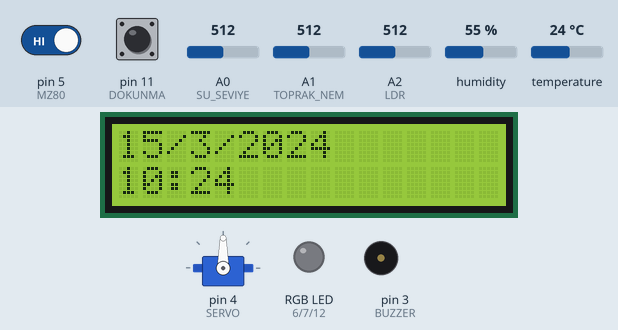
The sketch below on a simulated Arduino Uno, built with avr-gcc and run on an emulated ATmega328P. Shown: 16×2 character LCD, servo, an RGB LED mixed from three pins (HIGH = lit), buzzer (waves = sounding, pin HIGH). The inputs (shaded band) are chosen by the test bench; at power-on: pin 11 (DOKUNMA) LOW, pin 5 (MZ80) HIGH, A0 (SU_SEVIYE) = 512, A1 (TOPRAK_NEM) = 512, A2 (LDR) = 512, humidity 55 %, temperature 24 °C. The local clock reads 2024-03-15 10:24:30 at power-on unless the sketch sets it; what the sketch prints to the serial monitor is not drawn.

Above: at 1.2 s.
1.3 s: pin 11 (DOKUNMA) pulled HIGH for 3 s
At 8.0 s:
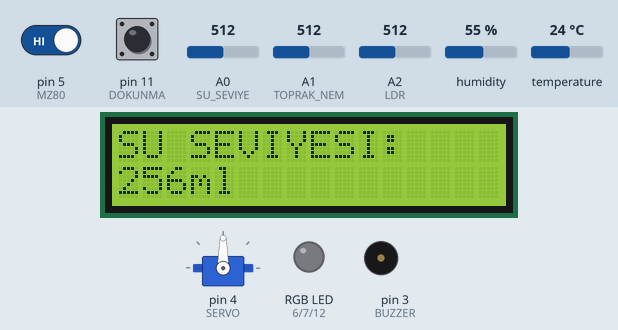
12.2 s: pin 5 (MZ80) driven LOW
At 18.2 s:
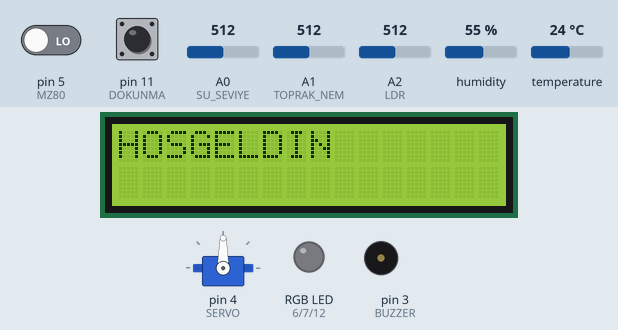
20.8 s: A0 (SU_SEVIYE) set to 716
29.4 s: A0 (SU_SEVIYE) set to 992
38.0 s: pin 5 (MZ80) driven HIGH
At 44.3 s:
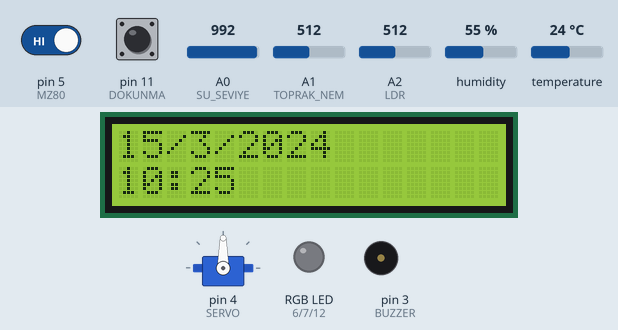
46.6 s: pin 11 (DOKUNMA) pulled HIGH for 3 s
At 54.0 s:
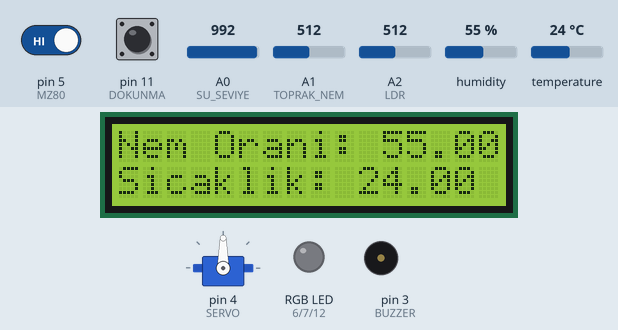
Timing chart, 0 to 55.5 s (numbered marks = the images above; inputs shaded):
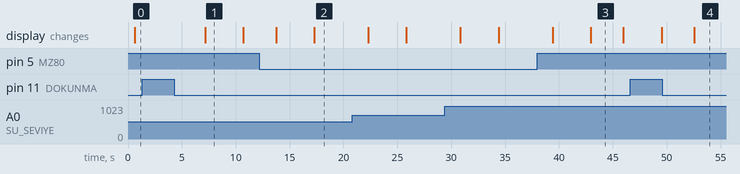

Measured:
- after the input at 1.3 s, the display: changes after 5.9 s (image 1)
- after the input at 12.2 s, the display: first differs from a run without the input after 5.1 s (image 2)
- after the input at 38.0 s, the display: first differs from a run without the input after 5.0 s (image 3)
- after the input at 46.6 s, the display: first differs from a run without the input after 6.0 s (image 4)
- what the display in image 1 shows lasts 3.5 s, from 7.2 s to 10.7 s
- what the display in image 3 shows lasts 3.0 s, from 43.0 s to 46.0 s

The sketch:

smart-pots.ino
```cpp
// Servo Motorun Kütüphanesi Dahil Edilir
#include <Servo.h>

// Saat Modülü Kütüphanesi Dahil Edilir.
#include <virtuabotixRTC.h>

// LCD ve I2C Modülü Kütüphanesi Dahil Edilir.
#include <LiquidCrystal_I2C.h>

// Servo'dan bir obje üretilir
Servo ServoNesnesi;

// Arduino uno üzerine takılı tüm pinler tanımlanır
#define SU_SEVIYE A0
#define TOPRAK_NEM A1
#define HAVA_NEM 2
#define BUZZER 3
#define SERVO 4
#define MZ80 5
int RGB_R = 6;
int RGB_G = 7;
int RGB_B = 12;
#define SAAT_CLK 8
#define SAAT_DAT 9
#define SAAT_RST 10
#define DOKUNMA 11
#define LDR A2

 // LCD üzerinde cisim görüldüğünde yazacak yazı
String SELAMLA = "HOSGELDIN";

// LCD den 'lcd' adında bir nesne üretilmesi
LiquidCrystal_I2C lcd(0x27,16,2);

// saat modülünden Saat adında bir nesne üretilmesi
virtuabotixRTC Saat(8, 9, 10);

// hava nem-sıcaklık sensörünün kütüphanesinin dahil edilmesi.
#include <dht11.h>

//dht11 kütüphanesinden obje oluşturulması
dht11 dht_sensor;

// dokunma değerini kontrol barındıran değişken
int touch_count = 0;
void setup() {

  // lcd başlat
  lcd.begin();

  // saat modülüne saat dakika saniye gün ay yıl gibi değerleri ver.
  //Saat.setDS1302Time(00, 36, 13, 3, 15, 06, 2022);

  // servo motorun hazırlanması
  ServoNesnesi.attach(SERVO);

  // bileşenlerin (dolayısıyla pinlerin) girdi veya çıktı şeklinde tanımlanması
  pinMode(SU_SEVIYE,INPUT);
  pinMode(TOPRAK_NEM,INPUT);
  pinMode(BUZZER,OUTPUT);
  pinMode(SERVO,OUTPUT);
  pinMode(MZ80,INPUT);
  pinMode(RGB_R,OUTPUT);
  pinMode(RGB_G,OUTPUT);
  pinMode(RGB_B,OUTPUT);
  pinMode(DOKUNMA, INPUT);
  pinMode(LDR, INPUT);

  // seri monitörden izlemek için Serial monitörün başlatılması
  Serial.begin(9600);

}

void loop() {

  // START CODE
  // mz80 sensörü değer okur.
  int MZ80_STATUS = digitalRead(MZ80);
  // su seviyesi ölçülür
  int su_seviyesi_deger = analogRead(SU_SEVIYE);
  // hava ve nem değerleri ölçülür
  int chk = dht_sensor.read(HAVA_NEM);
  // toprak nem değeri ölçülür
  int toprak_deger = analogRead(TOPRAK_NEM);
  // dokunma sensörüne dokunulup/dokunulmadığı ölçülür.
  int dokunma_check = digitalRead(DOKUNMA);
  // LDR sensöründen ışık değeri ölçülür
  int isik_degeri = analogRead(LDR);
  // 0.5 sn bekleme
  delay(500);
  // MZ80 cisim görüyor mu? Evet ise değer 0 olur.
  if(MZ80_STATUS == 0) {
    // Cisim var ise lcd ekran temizlenir ve SELAMLA değeri olan 'HOŞGELDİN' ekrana yazılır
    lcd.clear();
    lcd.setCursor(0,0); // İlk satırın başlangıç noktası
    lcd.print(SELAMLA);
    // 5 sn bekleme
    delay(5000);

  } else {
    // SAAT YAZDIR
    lcd.clear();
    lcd.setCursor(0,0); // İlk satırın başlangıç noktası

    // SAat değişkeni yardımıyla saatin ekrana yazılması
    Saat.updateTime();
    lcd.print(Saat.dayofmonth);
    lcd.print("/");
    lcd.print(Saat.month);
    lcd.print("/");
    lcd.print(Saat.year);
    lcd.print(" ");
    lcd.setCursor(0,1);
    lcd.print(Saat.hours);
    lcd.print(":");
    lcd.print(Saat.minutes);
    // 3 sn beklenir
    delay(3000);
  }
  // Dokunma sensörüne dokunma var mı kontrol edilir.
  if(dokunma_check == 1) {
    // var ise dokunma değeri bir arttırılır
    touch_count += 1;
    // her zaman mod 4'ü alınır çünkü dokunmaya bağlı olarak 4 farklı bilgi lcd ekrandan verilmektedir.
    // mod 4 çünkü ilk değer sıfır (0-1-2-3-4 her bir değer için farklı bir bilgi lcd ekranda gösterilir.)
    touch_count = touch_count % 4;

    // Touch değerini takip etmek için geliştirme sürecinde kullanılan kodlar
    Serial.print("ICERI : ");
    Serial.println(touch_count);

  }

// dokunma sensörüne bir kere basıldıysa
  if(touch_count == 1) {
    // lcd temizle
    lcd.clear();
    lcd.setCursor(0,0); // İlk satırın başlangıç noktası
    lcd.print("SU SEVIYESI: ");
    lcd.setCursor(0,1); // İkinci satırın başlangıç noktası
    lcd.print(su_seviyesi_deger/2); // su seviyesi değerini ekrana yazdır
    lcd.print("ml ");
    // 3 sn bekle
    delay(3000);
    // su seviyesi az ise ve mz80 bir cisim görmüyor ise aciktim işlevi çağrılır
    if (su_seviyesi_deger < 165 && MZ80_STATUS == 1){
        aciktim();
     }
  } else if (touch_count == 2) { // dokunma sensörüne iki kere dokunulmuşsa
        // lcd temizkle
      lcd.clear();
      lcd.setCursor(0,0); // İlk satırın başlangıç noktası
      lcd.print("Nem Orani: ");
      lcd.print((float)dht_sensor.humidity, 2); // nem oranını yazdır
      lcd.setCursor(0,1); // İkinci satırın başlangıç noktası
      lcd.print("Sicaklik: ");
      lcd.print((float)dht_sensor.temperature, 2); // sıcaklık değerini yazdır
      // 3 sn bekle
    delay(3000);
    // su seviyesi az ise ve mz80 bir cisim görmüyor ise aciktim işlevi çağrılır
    if (su_seviyesi_deger < 165 && MZ80_STATUS == 1){
        aciktim();
     }
  } else if (touch_count == 3) { // Dokunma sensörüne üç kere dokunulmuşsa
    // lcd ekranı temizle
    lcd.clear();
    lcd.setCursor(0,0); // İlk satırın başlangıç noktası

    Saat.updateTime(); // güncel zamanı al
    lcd.print(Saat.dayofmonth); // günü yazdır
    lcd.print("/");
    lcd.print(Saat.month); // ayı yazdır
    lcd.print("/");
    lcd.print(Saat.year); // yılı yazdır
    lcd.print(" ");
    lcd.setCursor(0,1); // İkinci satırın başlangıç noktası
    lcd.print(Saat.hours); // Saati yazdır
    lcd.print(":");
    lcd.print(Saat.minutes); // dakikayı yazdır

    delay(3000);
    // su seviyesi az ise ve mz80 bir cisim görmüyor ise aciktim işlevi çağrılır
    if (su_seviyesi_deger < 165 && MZ80_STATUS == 1){
        aciktim();
     }
  }

  // su seviyesi az ise ve mz80 bir cisim görmüyor ise aciktim işlevi çağrılır
    if (su_seviyesi_deger < 165 && MZ80_STATUS == 1){
        aciktim();
     }

    // Toprak nem seviyesi düşük mü ?
  if(toprak_deger< 100){
      ServoNesnesi.write(90);  /* Motorun mili 90. dereceye donuyor ve su akmaya başlar*/
        delay(4000); // dört saniye boyunca su akar
      ServoNesnesi.write(270);   /* Motor mili -90. dereceye donuyor ve su akışı durur*/
        delay(1000); // bir saniye bekle
  }


// Işık değeri idealdan az mı ? Hava karanlık mı ?
  if(isik_degeri<200){
    renkAyarla(80, 0, 80); // Renk ayarla işlevi çağrılır
  } else {
    // Hava aydınlık ise RGB led'in her renk değeri için LOW verilir ve ışık söner.
   analogWrite(RGB_R, LOW);
   analogWrite(RGB_G, LOW);
   analogWrite(RGB_B, LOW);
  }


 }

// veirlen kırmızı yeşik ve mavi oranına göre renk ayarlayan işlev
void renkAyarla(int kirmizi, int yesil, int mavi){
  kirmizi = 255-kirmizi;
  yesil = 255-yesil;
  mavi = 255-mavi;
  analogWrite(RGB_R, kirmizi);
  analogWrite(RGB_G, yesil);
  analogWrite(RGB_B, mavi);
  }

// Çarıldığında buzzer çalıştıran ve ekrana acıktım yazdıran işlev
void aciktim(){
//tone(BUZZER, 1000); // Send 1KHz ses sinyali çıkar
    delay(1000);        // 1 saniye boyunca çak
    lcd.clear();    // lcd temizle
    lcd.setCursor(0,0); // İlk satırın başlangıç noktası
    lcd.print("ACIKTIM !!"); // acıktım yaz
    noTone(BUZZER);     // Buuzer durdur
    delay(2000); // 2 sn bekle
}
```
